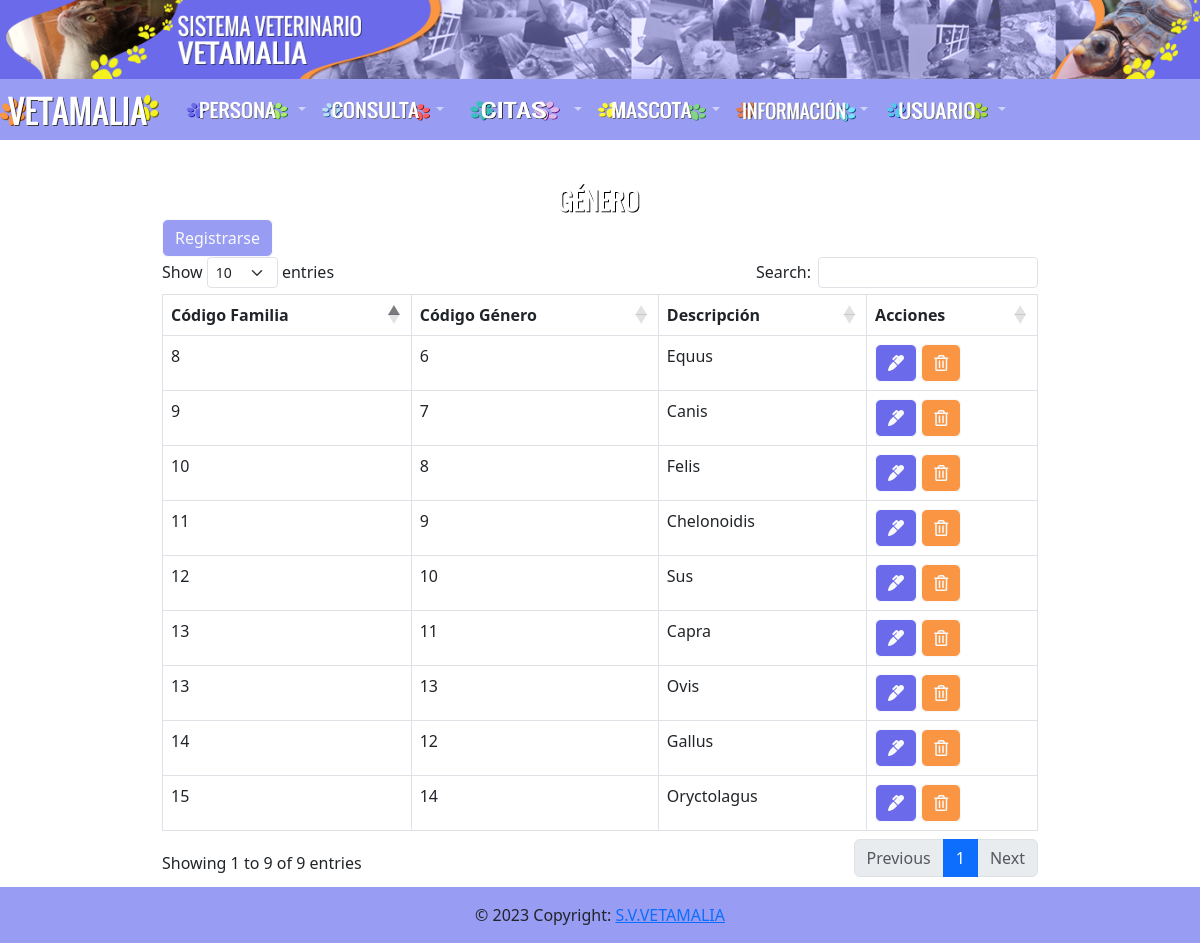
/genero/genero.php, run on the app's committed database.
### tables this page shows
CREATE TABLE `genero` (
  `codigo_familia` int(70) NOT NULL,
  `descripcion` varchar(150) NOT NULL,
  `codigo_genero` int(70) NOT NULL
);

### genero/genero.php (the view, shortened to what this page needs)
<?php include("../database/db.php");?>
<?php include("../include/headers.php")?>
<div class="container p-4">
    <div class="row">
    <div class="col-md-10 mx-auto" style="width: 900px; margin-top: 20px !important; margin-bottom: 40px !important;">
            <img src="../img/Genero.png" class="rounded mx-auto d-block" width="160" height="35"></a>
            <a href="registrar.php" class="btn btn-outline-light" type="button" style="background-color: #989cf3">Registrarse</a>
            <table class="table table-bordered" id="example">
                <thead>
                    <tr>
                        <th>Código Familia</th>
                        <th>Código Género</th>
                        <th>Descripción</th>
                        <th>Acciones</th>
                    </tr>
                </thead>
                <tbody>
                    <?php
                    $query = "SELECT * FROM genero";
                    $result = mysqli_query($conn,$query);
                    while($row =mysqli_fetch_array($result)) {?>
                        <tr>
                            <td><?php echo $row['codigo_familia']?>
                            <td><?php echo $row['codigo_genero']?>
                            <td><?php echo $row['descripcion']?>
                            <td>
                                <a href="edit.php?id=<?php echo $row['codigo_genero']?>"  class="btn btn-outline-light" type="button" style="background-color: #6a6aeb" onclick="return  ConfirmarEditar()">
                                    <i class="fas fa-marker"></i>
                                </a>
                                <a href="delete.php?id=<?php echo $row['codigo_genero']?>" class="btn btn-outline-light" type="button" style="background-color: #fa9543" onclick="return ConfirmarEliminar()">
                                <i class="far fa-trash-alt"></i>
                                </a>
                            </td>
                        </tr>
                    <?php }?>
                </tbody>
            </table>
        </div>
    </div>
</div>
<?php include("../include/footer.php");?>

### data on the page
genero: codigo_familia "8", codigo_genero "6", descripcion "Equus"
genero: codigo_familia "9", codigo_genero "7", descripcion "Canis"
genero: codigo_familia "10", codigo_genero "8", descripcion "Felis"
genero: codigo_familia "11", codigo_genero "9", descripcion "Chelonoidis"
genero: codigo_familia "12", codigo_genero "10", descripcion "Sus"
genero: codigo_familia "13", codigo_genero "11", descripcion "Capra"
genero: codigo_familia "14", codigo_genero "12", descripcion "Gallus"
genero: codigo_familia "13", codigo_genero "13", descripcion "Ovis"
genero: codigo_familia "15", codigo_genero "14", descripcion "Oryctolagus"
